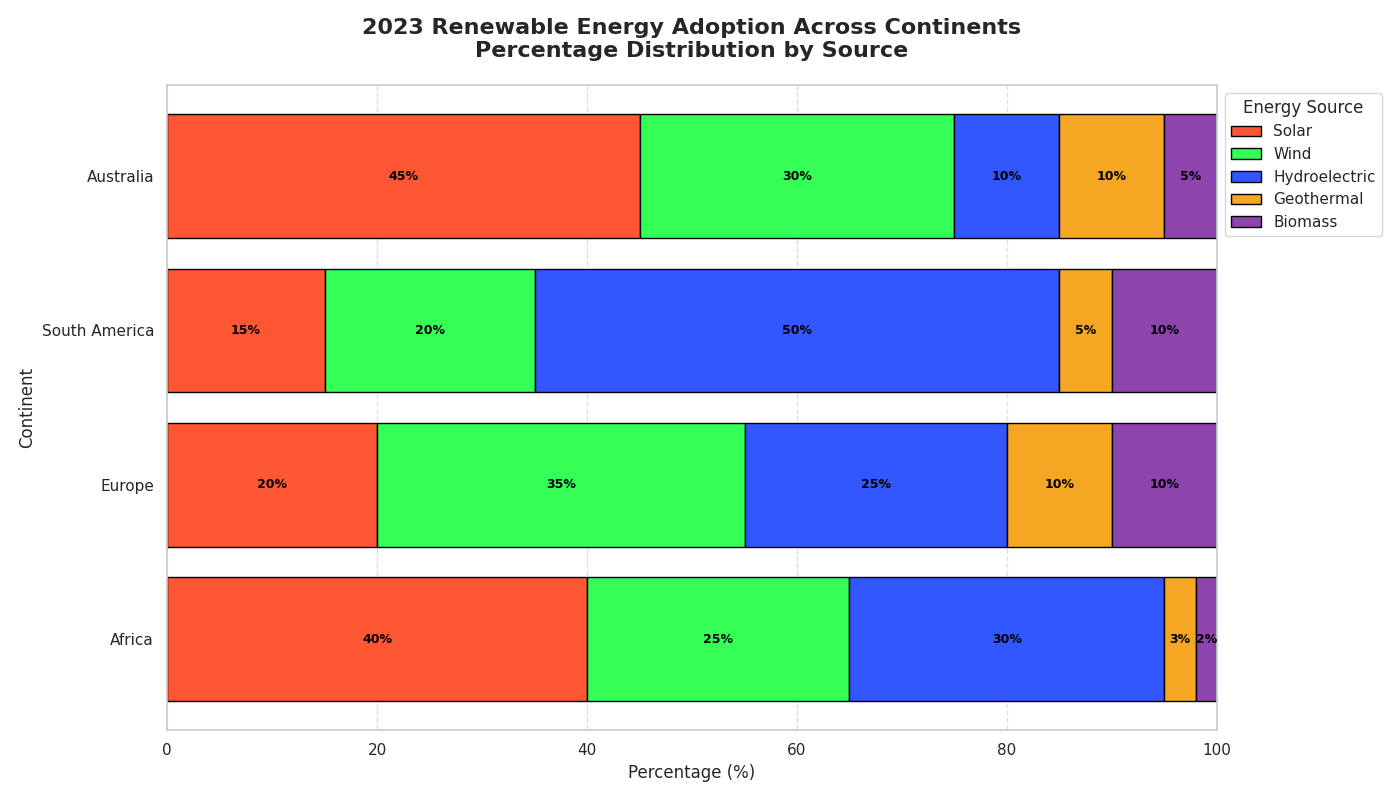

Reproduce this figure in Python.
import matplotlib.pyplot as plt
import numpy as np

continents = ['Africa', 'Europe', 'South America', 'Australia']
renewable_sources = ['Solar', 'Wind', 'Hydroelectric', 'Geothermal', 'Biomass']

renewable_data = np.array([
    [40, 25, 30, 3, 2],
    [20, 35, 25, 10, 10],
    [15, 20, 50, 5, 10],
    [45, 30, 10, 10, 5]
])

# Defining a new set of colors for each renewable source
new_colors = ['#FF5733', '#33FF57', '#3357FF', '#F5A623', '#8E44AD']

fig, ax = plt.subplots(figsize=(14, 8))

for i, (continent, data) in enumerate(zip(continents, renewable_data)):
    bottom = 0
    for j, (source, percent) in enumerate(zip(renewable_sources, data)):
        ax.barh(continent, percent, color=new_colors[j], edgecolor='black', left=bottom, label=source if i == 0 else "")
        ax.text(bottom + percent / 2, i, f'{percent}%', va='center', ha='center', fontsize=9, color='black', weight='bold')
        bottom += percent

ax.set_title("2023 Renewable Energy Adoption Across Continents\nPercentage Distribution by Source", fontsize=16, fontweight='bold', pad=20)
ax.set_xlabel("Percentage (%)", fontsize=12)
ax.set_ylabel("Continent", fontsize=12)

ax.set_xlim(0, 100)

handles, labels = ax.get_legend_handles_labels()
by_label = dict(zip(labels, handles))
ax.legend(by_label.values(), by_label.keys(), loc='upper left', title="Energy Source", bbox_to_anchor=(1, 1))

ax.xaxis.grid(True, linestyle='--', alpha=0.6)
ax.yaxis.grid(False)

plt.tight_layout()
plt.show()
